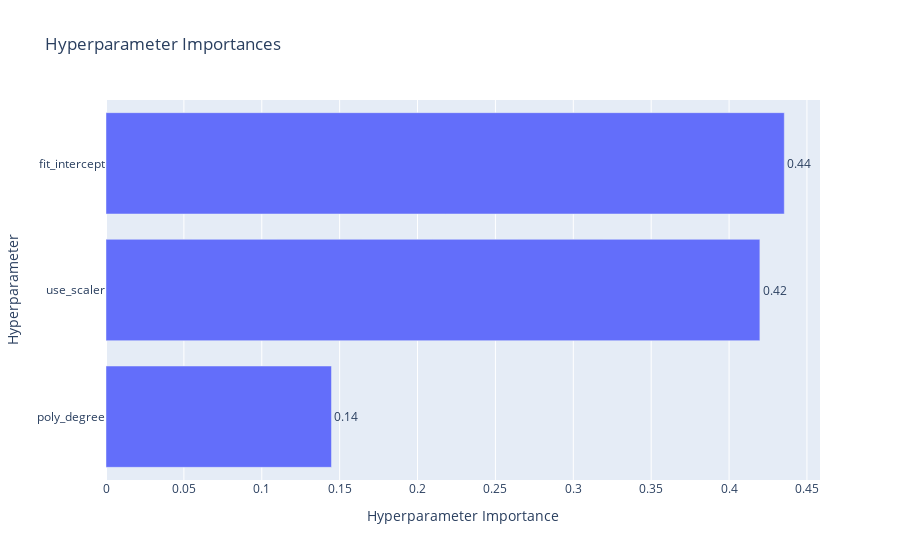

This figure's notebook cell:
### Code cell
optuna.visualization.plot_param_importances(study)

### Figure 1 — Plotly figure (JSON) as saved in the notebook; plotly's stock layout.template omitted (floating-point values rounded to 4 significant figures)
{"data": [{"cliponaxis": false, "hovertemplate": ["poly_degree (IntDistribution): 0.1447630060989584<extra></extra>", "use_scaler (CategoricalDistribution): 0.4197802436282655<extra></extra>", "fit_intercept (CategoricalDistribution): 0.4354567502727761<extra></extra>"], "name": "Objective Value", "orientation": "h", "text": ["0.14", "0.42", "0.44"], "textposition": "outside", "type": "bar", "x": [0.1448, 0.4198, 0.4355], "y": ["poly_degree", "use_scaler", "fit_intercept"]}], "layout": {"title": {"text": "Hyperparameter Importances"}, "xaxis": {"title": {"text": "Hyperparameter Importance"}}, "yaxis": {"title": {"text": "Hyperparameter"}}}}
